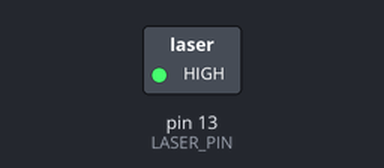
Simulated run of this sketch. Board: Arduino Uno, built with avr-gcc and run on an emulated ATmega328P. On the bench: switched loads named in the sketch (green lamp = pin HIGH).

Above: at 2.5 s.
At 5.5 s:
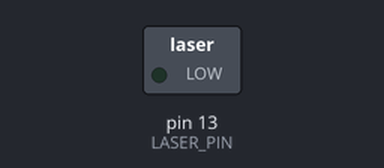
Timing chart, 0 to 7.8 s (numbered marks = the images above):
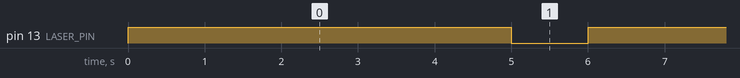

The sketch:

Ejercicio_3.ino
```cpp
// Pin al que está conectado el láser
const int LASER_PIN = 13;

void setup()
{
  // Configura el pin como salida
  pinMode(LASER_PIN, OUTPUT);
}

void loop()
{
  // Enciende el láser 5 segundos
  digitalWrite(LASER_PIN, HIGH);
  delay(5000);

  // Apaga el láser 1 segundo
  digitalWrite(LASER_PIN, LOW);
  delay(1000);
}
```

Measured:
- by itself, pin 13 (LASER_PIN): alternates HIGH for 5.0 s and LOW for 1.0 s
